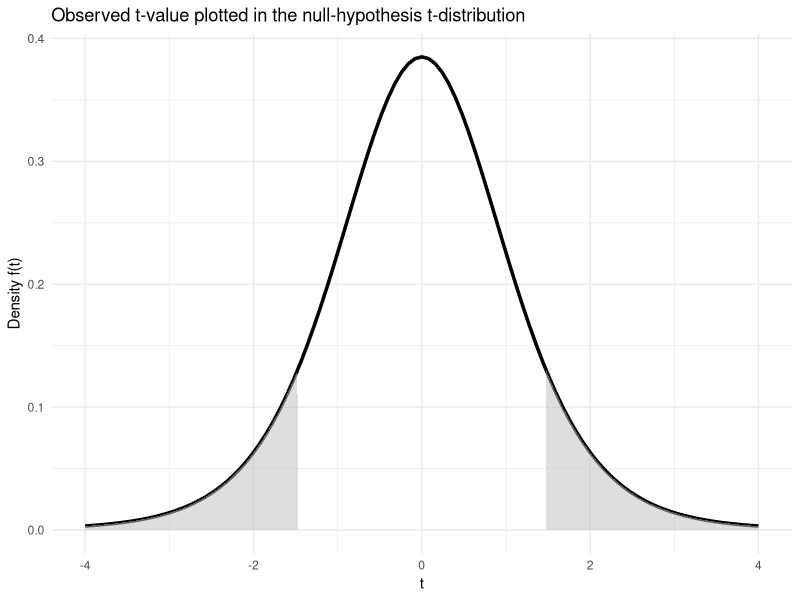

This chart was generated by the following R code:
# Laster inn nødvendige pakker
library(tidyverse)


set.seed(1) # Sikrer at alle dei tilfeldige tallene som generes er dei sammen hver gang koden kjøres
population <- rnorm(1000000, mean = 1.5, sd = 3) # Generer 1 million tilfeldige verdier som er normalfordelt

# Sample 1
samp1 <- data.frame(y = sample(population, 8, replace = FALSE))

# Sample 2
samp2 <- data.frame(y = sample(population, 40, replace = FALSE))

# Lager lineære modeller for hver sample med kun en konstant
m1 <- lm(y ~ 1, data = samp1)
m2 <- lm(y ~ 1, data = samp2)

# Oppsummering av modellen m1
summary(m1)

# Definer t-verdi 
t_value <- 1.47
df <- 7  # Antall frihetsgrader (n-1, her 8-1=7)

# Lag dataramme for x-verdier
x_vals <- seq(-4, 4, length.out = 1000)

# Bruk ggplot for å lage en t-fordeling med skyggelagte områder
ggplot(data.frame(x = x_vals), aes(x = x)) +
  stat_function(fun = dt, args = list(df = df), color = "black", size = 1.2) +  # T-fordelingskurve
  geom_area(data = subset(data.frame(x = x_vals), x < -t_value), aes(x = x, y = dt(x, df)), fill = "gray", alpha = 0.5) +  # Venstre hale
  geom_area(data = subset(data.frame(x = x_vals), x > t_value), aes(x = x, y = dt(x, df)), fill = "gray", alpha = 0.5) +   # Høyre hale
  labs(title = "Observed t-value plotted in the null-hypothesis t-distribution", 
       x = "t", y = "Density f(t)") +
  theme_minimal()
